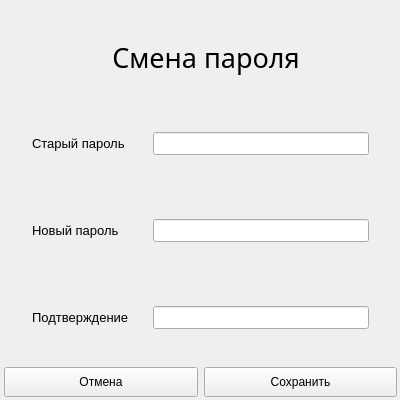
<?xml version="1.0" encoding="UTF-8"?>
<ui version="4.0">
 <class>MainWindow</class>
 <widget class="QMainWindow" name="MainWindow">
  <property name="geometry">
   <rect>
    <x>0</x>
    <y>0</y>
    <width>400</width>
    <height>400</height>
   </rect>
  </property>
  <property name="windowTitle">
   <string>MainWindow</string>
  </property>
  <widget class="QWidget" name="centralwidget">
   <widget class="QWidget" name="verticalLayoutWidget">
    <property name="geometry">
     <rect>
      <x>0</x>
      <y>0</y>
      <width>401</width>
      <height>401</height>
     </rect>
    </property>
    <layout class="QVBoxLayout" name="verticalLayout" stretch="0,1,0">
     <property name="topMargin">
      <number>4</number>
     </property>
     <item>
      <widget class="QLabel" name="label">
       <property name="maximumSize">
        <size>
         <width>16777215</width>
         <height>16777215</height>
        </size>
       </property>
       <property name="font">
        <font>
         <family>Lobster</family>
         <pointsize>20</pointsize>
        </font>
       </property>
       <property name="text">
        <string>                Смена пароля</string>
       </property>
      </widget>
     </item>
     <item>
      <layout class="QGridLayout" name="gridLayout_2">
       <property name="leftMargin">
        <number>32</number>
       </property>
       <property name="topMargin">
        <number>16</number>
       </property>
       <property name="rightMargin">
        <number>32</number>
       </property>
       <property name="bottomMargin">
        <number>32</number>
       </property>
       <property name="horizontalSpacing">
        <number>24</number>
       </property>
       <property name="verticalSpacing">
        <number>64</number>
       </property>
       <item row="0" column="0">
        <widget class="QLabel" name="label_2">
         <property name="font">
          <font>
           <pointsize>10</pointsize>
          </font>
         </property>
         <property name="text">
          <string>Старый пароль</string>
         </property>
        </widget>
       </item>
       <item row="0" column="1">
        <widget class="QLineEdit" name="oldPasswordEdit">
         <property name="font">
          <font>
           <pointsize>10</pointsize>
          </font>
         </property>
         <property name="echoMode">
          <enum>QLineEdit::Password</enum>
         </property>
        </widget>
       </item>
       <item row="1" column="0">
        <widget class="QLabel" name="label_3">
         <property name="font">
          <font>
           <pointsize>10</pointsize>
          </font>
         </property>
         <property name="text">
          <string>Новый пароль</string>
         </property>
        </widget>
       </item>
       <item row="1" column="1">
        <widget class="QLineEdit" name="newPasswordEdit">
         <property name="font">
          <font>
           <pointsize>10</pointsize>
          </font>
         </property>
         <property name="echoMode">
          <enum>QLineEdit::Password</enum>
         </property>
        </widget>
       </item>
       <item row="2" column="0">
        <widget class="QLabel" name="label_4">
         <property name="font">
          <font>
           <pointsize>10</pointsize>
          </font>
         </property>
         <property name="text">
          <string>Подтверждение</string>
         </property>
        </widget>
       </item>
       <item row="2" column="1">
        <widget class="QLineEdit" name="lineEdit">
         <property name="font">
          <font>
           <pointsize>10</pointsize>
          </font>
         </property>
         <property name="echoMode">
          <enum>QLineEdit::Password</enum>
         </property>
        </widget>
       </item>
      </layout>
     </item>
     <item>
      <layout class="QHBoxLayout" name="horizontalLayout_4">
       <property name="leftMargin">
        <number>4</number>
       </property>
       <property name="rightMargin">
        <number>4</number>
       </property>
       <property name="bottomMargin">
        <number>4</number>
       </property>
       <item>
        <widget class="QPushButton" name="cancelButton">
         <property name="maximumSize">
          <size>
           <width>16777215</width>
           <height>30</height>
          </size>
         </property>
         <property name="text">
          <string>Отмена</string>
         </property>
        </widget>
       </item>
       <item>
        <widget class="QPushButton" name="saveButton">
         <property name="maximumSize">
          <size>
           <width>16777215</width>
           <height>30</height>
          </size>
         </property>
         <property name="text">
          <string>Сохранить</string>
         </property>
        </widget>
       </item>
      </layout>
     </item>
    </layout>
   </widget>
  </widget>
 </widget>
 <resources/>
 <connections/>
</ui>
